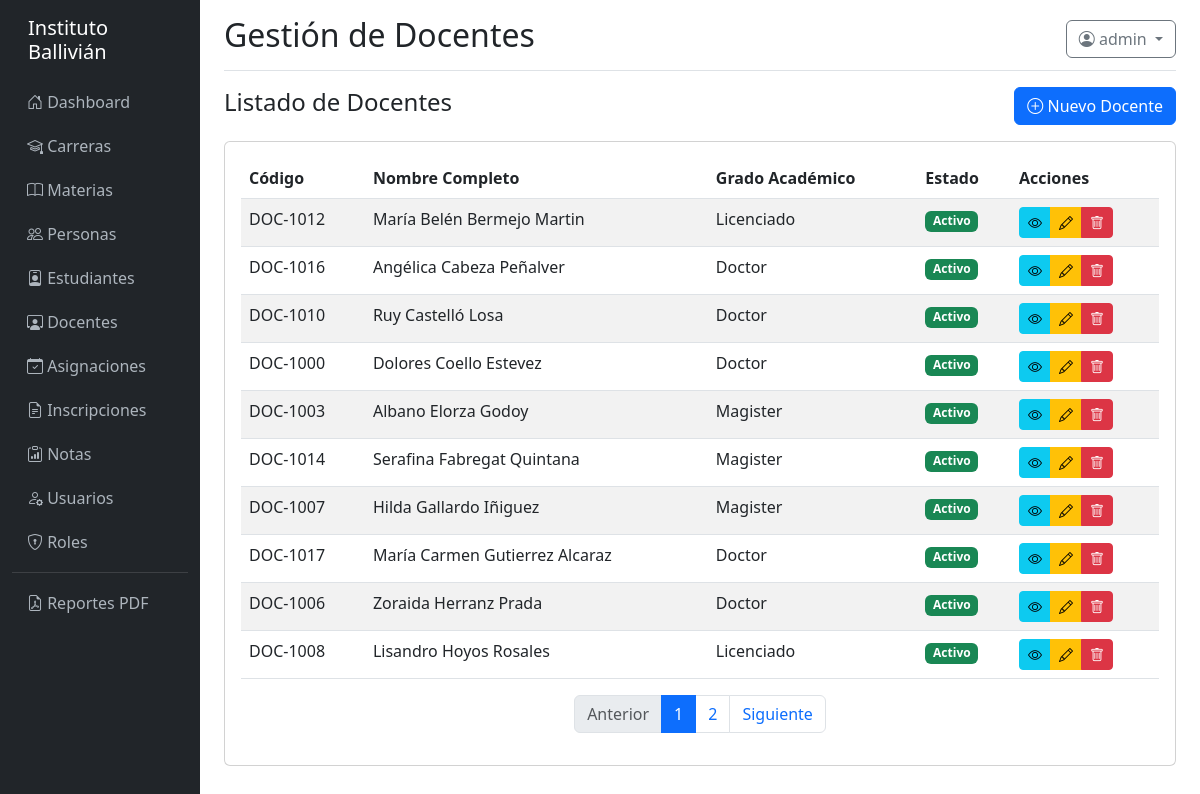
Screenshot of /docentes/ (signed in) with the database file from the repository.
### models/__init__.py (models this page shows, shortened)
class Usuario(UserMixin, db.Model):
    __tablename__ = 'usuario'
    id = db.Column(db.Integer, primary_key=True)
    username = db.Column(db.String(100), unique=True, nullable=False)
    email = db.Column(db.String(150))
    password_hash = db.Column(db.String(255), nullable=False)
    persona_id = db.Column(db.Integer, db.ForeignKey('persona.id'))
    estudiante_id = db.Column(db.Integer, db.ForeignKey('estudiante.id'))
    docente_id = db.Column(db.Integer, db.ForeignKey('docente.id'))
    activo = db.Column(db.Boolean, default=True)
    ultimo_login = db.Column(db.DateTime)
    created_at = db.Column(db.DateTime, default=datetime.utcnow)
    updated_at = db.Column(db.DateTime, onupdate=datetime.utcnow)
    roles = db.relationship('Rol', secondary=usuario_rol, backref='usuarios')
    def tiene_permiso(self, nombre_permiso):
        for rol in self.roles:
            for permiso in rol.permisos:
                if permiso.nombre == nombre_permiso:
                    return True
        return False

class Docente(db.Model):
    __tablename__ = 'docente'
    id = db.Column(db.Integer, primary_key=True)
    persona_id = db.Column(db.Integer, db.ForeignKey('persona.id'), nullable=False)
    codigo_docente = db.Column(db.String(50), unique=True)
    grado_academico = db.Column(db.String(150))
    fecha_ingreso = db.Column(db.Date)
    fecha_nacimiento = db.Column(db.Date)
    titulo_universitario = db.Column(db.String(255))
    foto_path = db.Column(db.String(500))
    activo = db.Column(db.Boolean, default=True)
    created_at = db.Column(db.DateTime, default=datetime.utcnow)
    updated_at = db.Column(db.DateTime, onupdate=datetime.utcnow)
    asignaciones = db.relationship('Asignacion', backref='docente', lazy=True, cascade='all, delete-orphan')
    usuario = db.relationship('Usuario', backref='docente', uselist=False)

class Persona(db.Model):
    __tablename__ = 'persona'
    id = db.Column(db.Integer, primary_key=True)
    tipo_documento = db.Column(db.Enum('CI', 'Pasaporte', 'Otro'), default='CI')
    nro_documento = db.Column(db.String(50), nullable=False)
    nombre = db.Column(db.String(150), nullable=False)
    apellido_paterno = db.Column(db.String(100), nullable=False)
    apellido_materno = db.Column(db.String(100))
    fecha_nacimiento = db.Column(db.Date)
    sexo = db.Column(db.Enum('M', 'F', 'O'))
    lugar_nacimiento = db.Column(db.String(255))
    direccion = db.Column(db.Text)
    telefono = db.Column(db.String(50))
    email = db.Column(db.String(150))
    foto_path = db.Column(db.String(500))
    created_at = db.Column(db.DateTime, default=datetime.utcnow)
    updated_at = db.Column(db.DateTime, onupdate=datetime.utcnow)
    __table_args__ = (
        db.UniqueConstraint('tipo_documento', 'nro_documento', name='_tipo_nro_uc'),
    )
    estudiante = db.relationship('Estudiante', backref='persona', uselist=False, cascade='all, delete-orphan')
    docente = db.relationship('Docente', backref='persona', uselist=False, cascade='all, delete-orphan')
    usuario = db.relationship('Usuario', backref='persona', uselist=False)
    @property
    def nombre_completo(self):
        return f"{self.nombre} {self.apellido_paterno} {self.apellido_materno or ''}".strip()

### controllers/docente_controller.py (the view)
@docente_bp.route('/')
@login_required
def index():
    page = request.args.get('page', 1, type=int)
    docentes = Docente.query.join(Persona).order_by(Persona.apellido_paterno).paginate(page=page, per_page=10, error_out=False)
    return render_template('docente/index.html', docentes=docentes)

### templates/docente/index.html (shortened to what this page needs)
{% extends "base.html" %}
{% block page_title %}Gestión de Docentes{% endblock %}
{% block content %}
<div class="d-flex justify-content-between align-items-center mb-3">
    <h4>Listado de Docentes</h4>
    {% if current_user.tiene_permiso('crear_docente') %}
    <a href="{{ url_for('docente.crear') }}" class="btn btn-primary">
        <i class="bi bi-plus-circle"></i> Nuevo Docente
    </a>
    {% endif %}
</div>
<div class="card">
    <div class="card-body">
        <div class="table-responsive">
            <table class="table table-striped table-hover">
                <thead>
                    <tr>
                        <th>Código</th>
                        <th>Nombre Completo</th>
                        <th>Grado Académico</th>
                        <th>Estado</th>
                        <th>Acciones</th>
                    </tr>
                </thead>
                <tbody>
                    {% for docente in docentes.items %}
                    <tr>
                        <td>{{ docente.codigo_docente }}</td>
                        <td>{{ docente.persona.nombre_completo }}</td>
                        <td>{{ docente.grado_academico or 'N/A' }}</td>
                        <td>
                            {% if docente.activo %}
                                <span class="badge bg-success">Activo</span>
                            {% else %}
                                <span class="badge bg-secondary">Inactivo</span>
                            {% endif %}
                        </td>
                        <td>
                            <div class="btn-group btn-group-sm">
                                <a href="{{ url_for('docente.detalle', id=docente.id) }}" class="btn btn-info">
                                    <i class="bi bi-eye"></i>
                                </a>
                                {% if current_user.tiene_permiso('editar_docente') %}
                                <a href="{{ url_for('docente.editar', id=docente.id) }}" class="btn btn-warning">
                                    <i class="bi bi-pencil"></i>
                                </a>
                                {% endif %}
                                {% if current_user.tiene_permiso('eliminar_docente') %}
                                <button type="button" class="btn btn-danger" data-bs-toggle="modal" data-bs-target="#deleteModal{{ docente.id }}">
                                    <i class="bi bi-trash"></i>
                                </button>
                                {% endif %}
                            </div>
                        </td>
                    </tr>
                    {% else %}
                    <tr>
                        <td colspan="5" class="text-center">No hay docentes registrados</td>
                    </tr>
                    {% endfor %}
                </tbody>
            </table>
        </div>
        {% if docentes.pages > 1 %}
        <nav>
            <ul class="pagination justify-content-center">
                <li class="page-item {% if not docentes.has_prev %}disabled{% endif %}">
                    <a class="page-link" href="{{ url_for('docente.index', page=docentes.prev_num) }}">Anterior</a>
                </li>
                {% for page_num in docentes.iter_pages() %}
                    {% if page_num %}
                        <li class="page-item {% if page_num == docentes.page %}active{% endif %}">
                            <a class="page-link" href="{{ url_for('docente.index', page=page_num) }}">{{ page_num }}</a>
                        </li>
                    {% else %}
                        <li class="page-item disabled"><span class="page-link">...</span></li>
                    {% endif %}
                {% endfor %}
                <li class="page-item {% if not docentes.has_next %}disabled{% endif %}">
                    <a class="page-link" href="{{ url_for('docente.index', page=docentes.next_num) }}">Siguiente</a>
                </li>
            </ul>
        </nav>
        {% endif %}
    </div>
</div>
{% endblock %}

### templates/base.html (shortened to what this page needs)
<!DOCTYPE html>
<html lang="es">
<head>
    <link href="https://cdn.jsdelivr.net/npm/bootstrap@5.3.0/dist/css/bootstrap.min.css" rel="stylesheet">
    <link rel="stylesheet" href="https://cdn.jsdelivr.net/npm/bootstrap-icons@1.11.0/font/bootstrap-icons.css">
</head>
<body>
    <div class="container-fluid">
        <div class="row">
            {% if current_user.is_authenticated %}
            <nav class="col-md-2 col-lg-2 d-md-block sidebar">
                <div class="position-sticky pt-3">
                    <h5 class="text-white px-3 mb-3">Instituto Ballivián</h5>
                    <ul class="nav flex-column">
                        <li class="nav-item">
                            <a class="nav-link" href="{{ url_for('main.dashboard') }}">
                                <i class="bi bi-house-door"></i> Dashboard
                            </a>
                        </li>
                        {% if current_user.tiene_permiso('ver_carreras') %}
                        <li class="nav-item">
                            <a class="nav-link" href="{{ url_for('carrera.index') }}">
                                <i class="bi bi-mortarboard"></i> Carreras
                            </a>
                        </li>
                        {% endif %}
                        {% if current_user.tiene_permiso('ver_materias') %}
                        <li class="nav-item">
                            <a class="nav-link" href="{{ url_for('materia.index') }}">
                                <i class="bi bi-book"></i> Materias
                            </a>
                        </li>
                        {% endif %}
                        {% if current_user.tiene_permiso('ver_personas') %}
                        <li class="nav-item">
                            <a class="nav-link" href="{{ url_for('persona.index') }}">
                                <i class="bi bi-people"></i> Personas
                            </a>
                        </li>
                        {% endif %}
                        {% if current_user.tiene_permiso('ver_estudiantes') %}
                        <li class="nav-item">
                            <a class="nav-link" href="{{ url_for('estudiante.index') }}">
                                <i class="bi bi-person-badge"></i> Estudiantes
                            </a>
                        </li>
                        {% endif %}
                        {% if current_user.tiene_permiso('ver_docentes') %}
                        <li class="nav-item">
                            <a class="nav-link" href="{{ url_for('docente.index') }}">
                                <i class="bi bi-person-workspace"></i> Docentes
                            </a>
                        </li>
                        {% endif %}
                        {% if current_user.tiene_permiso('ver_asignaciones') %}
                        <li class="nav-item">
                            <a class="nav-link" href="{{ url_for('asignacion.index') }}">
                                <i class="bi bi-calendar-check"></i> Asignaciones
                            </a>
                        </li>
                        {% endif %}
                        {% if current_user.tiene_permiso('ver_inscripciones') %}
                        <li class="nav-item">
                            <a class="nav-link" href="{{ url_for('inscripcion.index') }}">
                                <i class="bi bi-file-earmark-text"></i> Inscripciones
                            </a>
                        </li>
                        {% endif %}
                        {% if current_user.tiene_permiso('ver_notas') %}
                        <li class="nav-item">
                            <a class="nav-link" href="{{ url_for('nota.index') }}">
                                <i class="bi bi-clipboard-data"></i> Notas
                            </a>
                        </li>
                        {% endif %}
                        {% if current_user.tiene_permiso('ver_usuarios') %}
                        <li class="nav-item">
                            <a class="nav-link" href="{{ url_for('usuario.index') }}">
                                <i class="bi bi-person-gear"></i> Usuarios
                            </a>
                        </li>
                        {% endif %}
                        {% if current_user.tiene_permiso('ver_roles') %}
                        <li class="nav-item">
                            <a class="nav-link" href="{{ url_for('rol.index') }}">
                                <i class="bi bi-shield-lock"></i> Roles
                            </a>
                        </li>
                        {% endif %}
                        <hr class="text-white-50 my-2">
                        <li class="nav-item">
                            <a class="nav-link" href="{{ url_for('reporte.index') }}">
                                <i class="bi bi-file-earmark-pdf"></i> Reportes PDF
                            </a>
                        </li>
                    </ul>
                </div>
            </nav>
            {% endif %}
            <main class="col-md-10 ms-sm-auto col-lg-10 px-md-4">
                {% if current_user.is_authenticated %}
                <div class="d-flex justify-content-between flex-wrap flex-md-nowrap align-items-center pt-3 pb-2 mb-3 border-bottom">
                    <h1 class="h2">{% block page_title %}Dashboard{% endblock %}</h1>
                    <div class="btn-toolbar mb-2 mb-md-0">
                        <div class="dropdown">
                            <button class="btn btn-outline-secondary dropdown-toggle" type="button" id="userDropdown" data-bs-toggle="dropdown">
                                <i class="bi bi-person-circle"></i> {{ current_user.username }}
                            </button>
                        </div>
                    </div>
                </div>
                {% endif %}
                {% block content %}{% endblock %}
            </main>
        </div>
    </div>
</body>
</html>

### templates/base.html (style rules this page uses)
.sidebar { min-height: 100vh; background-color: #212529; }
.sidebar a { color: #adb5bd; text-decoration: none; padding: 10px 15px; display: block; }

### rows the page displays
Usuario: username "admin"
Docente: codigo_docente "DOC-1012", persona.nombre_completo "María Belén Bermejo Martin", grado_academico "Licenciado", activo "Activo"
Docente: codigo_docente "DOC-1016", persona.nombre_completo "Angélica Cabeza Peñalver", grado_academico "Doctor", activo "Activo"
Docente: codigo_docente "DOC-1010", persona.nombre_completo "Ruy Castelló Losa", grado_academico "Doctor", activo "Activo"
Docente: codigo_docente "DOC-1000", persona.nombre_completo "Dolores Coello Estevez", grado_academico "Doctor", activo "Activo"
Docente: codigo_docente "DOC-1003", persona.nombre_completo "Albano Elorza Godoy", grado_academico "Magister", activo "Activo"
Docente: codigo_docente "DOC-1014", persona.nombre_completo "Serafina Fabregat Quintana", grado_academico "Magister", activo "Activo"
Docente: codigo_docente "DOC-1007", persona.nombre_completo "Hilda Gallardo Iñiguez", grado_academico "Magister", activo "Activo"
Docente: codigo_docente "DOC-1017", persona.nombre_completo "María Carmen Gutierrez Alcaraz", grado_academico "Doctor", activo "Activo"
Docente: codigo_docente "DOC-1006", persona.nombre_completo "Zoraida Herranz Prada", grado_academico "Doctor", activo "Activo"
Docente: codigo_docente "DOC-1008", persona.nombre_completo "Lisandro Hoyos Rosales", grado_academico "Licenciado", activo "Activo"

### other values shown
{{ page_num }} "1" "2"
